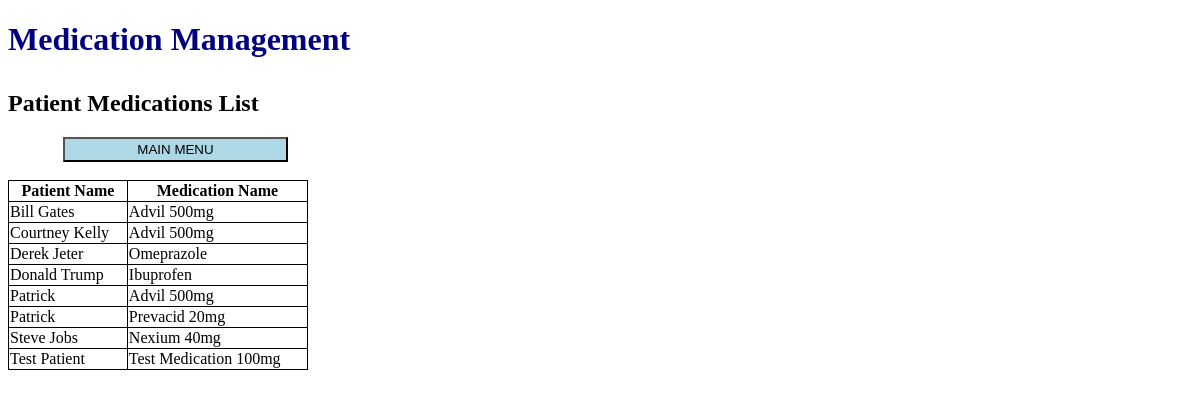
/view_patmeds.html, run on the app's committed database.
### tables this page shows
CREATE TABLE `patient_meds` (
	`patient_name`	TEXT,
	`medicine_name`	TEXT,
	PRIMARY KEY(`patient_name`,`medicine_name`)
);

### api.py (the view)
@app.route('/view_patmeds.html', methods=['GET'])
def get_patmeds():
    conn = db_connect.connect()
    query = conn.execute("select * from patient_meds order by patient_name, medicine_name")
    data = [i for i in query.cursor.fetchall()]
    return render_template('view_patmeds.html', patmeds=json.loads(json.dumps(data)))

### templates/view_patmeds.html (shortened to what this page needs)
<!DOCTYPE html>
<html lang="en">
<head>
  <link rel="stylesheet" href="../static/styles.css">
</head>
<body>
  <h1 id="title"> Medication Management </h1>
  <h2 id="patmedlist">Patient Medications List</h3>
  <a href="/"><button type="button">MAIN MENU</button></a><br><br>
  <table style="width:300px">
    <tr>
      <th>Patient Name</th>
      <th>Medication Name</th>
    </tr>
    {% for patmed in patmeds %}
    <tr>
      <td> {{patmed[0]}}</td>
      <td> {{patmed[1]}}</td>
    </tr>
    {% endfor %}
  </table>
</body>
</html>

### static/styles.css (style rules this page uses)
button { margin-left: 55px; height:25px; width:225px; background-color: lightblue; }
#title { color: navy; padding-bottom: 10px; }
table, th, td { border-collapse: collapse; border: 0.5px solid black; }
th { padding: 1px; text-align: center; }
td { padding: 1px; text-align: left; }

### data on the page
patient_meds: patient_name "Bill Gates", medicine_name "Advil 500mg"
patient_meds: patient_name "Courtney Kelly", medicine_name "Advil 500mg"
patient_meds: patient_name "Derek Jeter", medicine_name "Omeprazole"
patient_meds: patient_name "Donald Trump", medicine_name "Ibuprofen"
patient_meds: patient_name "Patrick", medicine_name "Advil 500mg"
patient_meds: patient_name "Patrick", medicine_name "Prevacid 20mg"
patient_meds: patient_name "Steve Jobs", medicine_name "Nexium 40mg"
patient_meds: patient_name "Test Patient", medicine_name "Test Medication 100mg"
